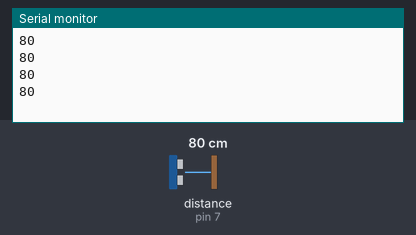
A sketch run on a simulated Arduino Uno, built with avr-gcc and run on an emulated ATmega328P. Shown: the last lines printed to the serial monitor. The inputs (shaded band) are chosen by the test bench; at power-on: distance to the obstacle (sensor on pin 7) 80 cm.

Above: at 1.2 s.
1.3 s: distance to the obstacle (sensor on pin 7) set to 2 cm
At 1.73 s:
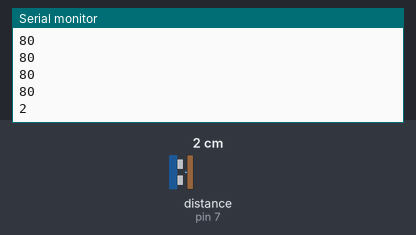
2.8 s: distance to the obstacle (sensor on pin 7) set to 4 cm
At 2.94 s:
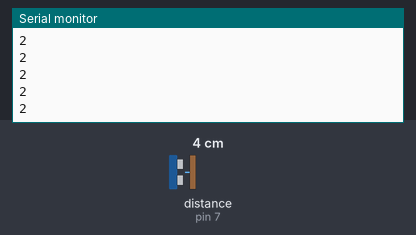
Timing chart, 0 to 5.8 s (numbered marks = the images above; inputs shaded):
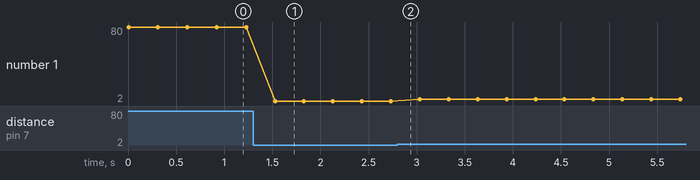

The sketch:

ultrasonic_arduino.ino
```cpp
// http://wiki.seeedstudio.com/Grove-Ultrasonic_Ranger/
#include "Ultrasonic.h"

Ultrasonic ultrasonic(7);

void setup() {
  Serial.begin(9600);
}

void loop() {
  long RangeInCentimeters;

  RangeInCentimeters = ultrasonic.MeasureInCentimeters(); // two measurements should keep an interval
  Serial.println(RangeInCentimeters); // 0~400cm

  delay(300);
}
```

Measured:
- after the input at 1.3 s, the serial monitor: prints a new line after 0.23 s (image 1)
- plotted number 1: 80 → 2 after the input at 1.3 s, 2 → 4 after the input at 2.8 s
